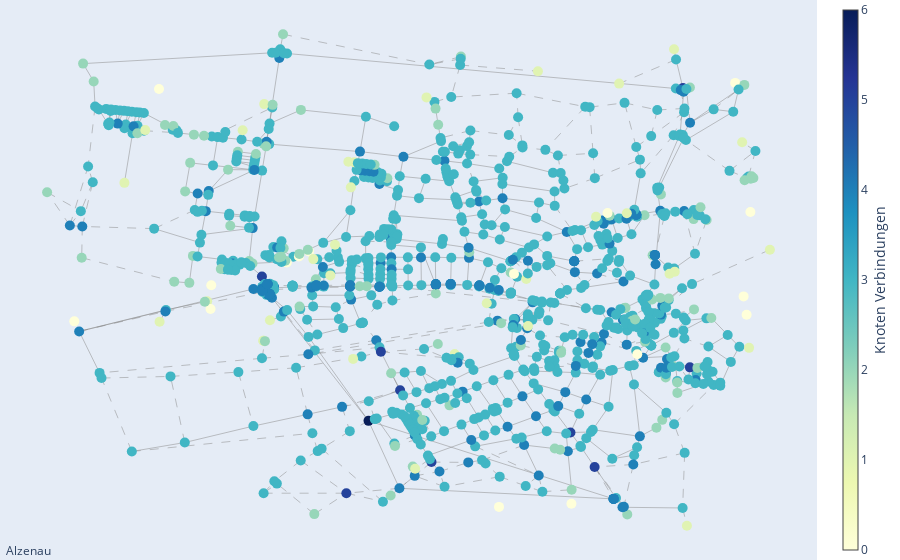

The notebook cell saved with this chart:
### Code cell
import plotly.graph_objects as go

node_degrees = dict(G.degree()) 

node_x = []
node_y = []
node_text = []  
node_color = [] 

for index, row in filtered_data_multiple.iterrows():
    if pd.notnull(row['longitude']) and pd.notnull(row['latitude']):
        node_x.append(row['longitude'])
        node_y.append(row['latitude'])
        
        hover_info = f"ID: {row['id']}<br>Tag Key: {row['tagkey']}<br>Tag Value: {row['tagvalue']}<br>Degree: {node_degrees[row['id']]}"
        node_text.append(hover_info)
        
        node_color.append(node_degrees[row['id']])

edge_x = []
edge_y = []
dashed_edge_x = []
dashed_edge_y = []
edge_street_names = []

for edge in G.edges():
    x0, y0 = pos[edge[0]]
    x1, y1 = pos[edge[1]]

    # Überprüfen, ob der Rand highway != 'residual' ist
    is_dashed_highway = False
    street_name = ""
    for street in ways_filter.itertuples():
        if edge[0] in street.node_ids and edge[1] in street.node_ids:
            street_name = street.tagvalue
            # Highway-Kanten, die nicht 'residual' sind, werden gestrichelt
            if street.tagkey == "highway" and street.tagvalue not in ['residential', 'unclassified', 'service', 'tertiary', 'secondary']:
                is_dashed_highway = True
            break

    if is_dashed_highway:
        dashed_edge_x.extend([x0, x1, None])
        dashed_edge_y.extend([y0, y1, None])
    else:
        edge_x.extend([x0, x1, None])
        edge_y.extend([y0, y1, None])

    # Berechnung der Mittelpunkte für die Straßennamen
    midpoint_x = (x0 + x1) / 2
    midpoint_y = (y0 + y1) / 2
    edge_street_names.append((midpoint_x, midpoint_y, street_name))


# Plot für durchgezogene Kanten
solid_edge_trace = go.Scatter(
    x=edge_x, y=edge_y,
    line=dict(width=0.5, color='#888'),
    hoverinfo='none',
    mode='lines'
)

# Plot für gestrichelte Kanten (highways)
dashed_edge_trace = go.Scatter(
    x=dashed_edge_x, y=dashed_edge_y,
    line=dict(width=0.5, color='#888', dash='dash'),
    hoverinfo='none',
    mode='lines'
)

# Plot für Knoten
node_trace = go.Scatter(
    x=node_x, y=node_y,
    mode='markers',
    hoverinfo='text',
    marker=dict(
        showscale=True,
        colorscale='YlGnBu',
        color=node_color,
        size=10,
        colorbar=dict(
            thickness=15,
            title='Knoten Verbindungen',
            xanchor='left',
            titleside='right'
        )),
    text=node_text
)

# Hinzufügen der Straßennamen zwischen den Knoten
street_name_trace = go.Scatter(
    x=[name[0] for name in edge_street_names],
    y=[name[1] for name in edge_street_names],
    text=[name[2] for name in edge_street_names],
    mode='text',
    textfont=dict(
        size=12,
        color='darkblue'
    ),
    hoverinfo='text'
)

layout = go.Layout(
    title='Großostheim',
    titlefont=dict(size=16),
    showlegend=False,
    hovermode='closest',
    margin=dict(b=0, l=0, r=0, t=0),
    annotations=[dict(
        text=title,
        showarrow=False,
        xref="paper", yref="paper",
        x=0.005, y=-0.002)],
    xaxis=dict(showgrid=False, zeroline=False, visible=False),
    yaxis=dict(showgrid=False, zeroline=False, visible=False)
)

fig = go.Figure(data=[solid_edge_trace, dashed_edge_trace, node_trace], layout=layout)

fig.show()

### Figure 1 — Plotly figure (JSON) as saved in the notebook; plotly's stock layout.template omitted (floating-point values rounded to 4 significant figures; data arrays with more than 128 entries replaced by an {"elided": "..."} marker saying what was removed)
{"data": [{"hoverinfo": "none", "line": {"color": "#888", "width": 0.5}, "mode": "lines", "type": "scatter", "x": {"elided": "2406 float values"}, "y": {"elided": "2406 float values"}}, {"hoverinfo": "none", "line": {"color": "#888", "dash": "dash", "width": 0.5}, "mode": "lines", "type": "scatter", "x": {"elided": "1617 float values"}, "y": {"elided": "1617 float values"}}, {"hoverinfo": "text", "marker": {"color": {"elided": "1011 int values"}, "colorbar": {"thickness": 15, "title": {"side": "right", "text": "Knoten Verbindungen"}, "xanchor": "left"}, "colorscale": [[0, "rgb(255,255,217)"], [0.125, "rgb(237,248,177)"], [0.25, "rgb(199,233,180)"], [0.375, "rgb(127,205,187)"], [0.5, "rgb(65,182,196)"], [0.625, "rgb(29,145,192)"], [0.75, "rgb(34,94,168)"], [0.875, "rgb(37,52,148)"], [1, "rgb(8,29,88)"]], "showscale": true, "size": 10}, "mode": "markers", "text": {"elided": "1011 str values"}, "type": "scatter", "x": {"elided": "1011 float values"}, "y": {"elided": "1011 float values"}}], "layout": {"annotations": [{"showarrow": false, "text": "Alzenau", "x": 0.005, "xref": "paper", "y": -0.002, "yref": "paper"}], "hovermode": "closest", "margin": {"b": 0, "l": 0, "r": 0, "t": 0}, "showlegend": false, "title": {"font": {"size": 16}, "text": "Großostheim"}, "xaxis": {"showgrid": false, "visible": false, "zeroline": false}, "yaxis": {"showgrid": false, "visible": false, "zeroline": false}}}
